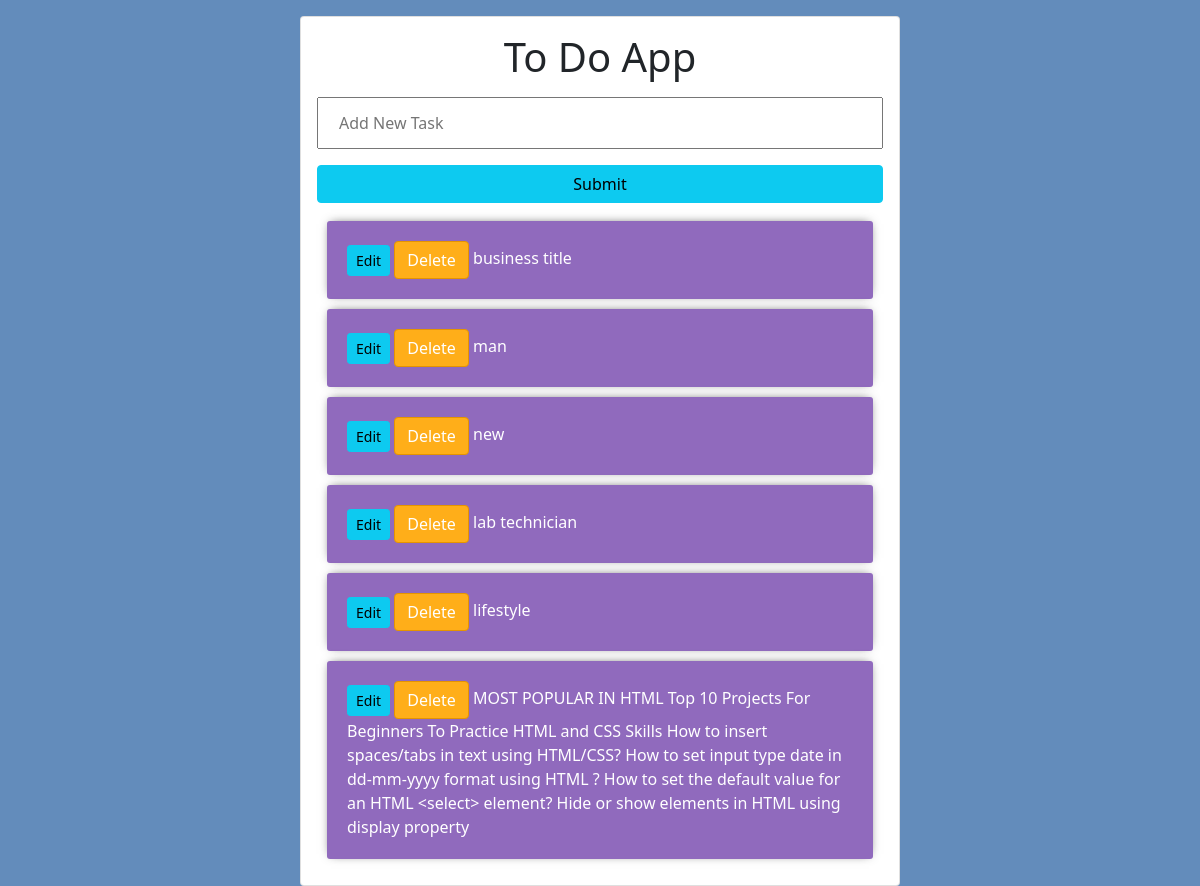
The page / on the database its author committed.
### tasks/models.py (models this page shows)
class Task(models.Model):
    title = models.CharField(max_length=500)
    complete = models.BooleanField(default=False)
    created = models.DateTimeField(auto_now_add=True)
    def __str__(self):
        return self.title

### tasks/views.py (the view)
# urls.py: path('', index,name='home'),
def index(request):
    tasks = Task.objects.all()
    form = TaskModelForm()
    if request.method == 'POST':
        form = TaskModelForm(request.POST)
        if form.is_valid():
            form.save()
        return redirect('/')
    context = {
        'tasks': tasks,
        'form' : form,
    }
    return render(request,'tasks/list.html', context)

### tasks/forms.py
class TaskModelForm(forms.ModelForm):
    title = forms.CharField(widget=forms.TextInput(attrs={'placeholder': 'Add New Task'}))
    class Meta:
        model = Task
        fields = '__all__'

### tasks/templates/tasks/list.html (shortened to what this page needs)
<!doctype html>
<html lang="en">
  <head>
    <link href="https://cdn.jsdelivr.net/npm/bootstrap@5.1.0/dist/css/bootstrap.min.css" rel="stylesheet">
  </head>
  <body>
    <div class="col-md-6" style="margin: 1rem auto 0 auto;">
      <div class="card">
        <div class="card-body">
            <h1><center>To Do App</center></h1>
        <form  method="POST" action="/"> {% csrf_token %}
            {{form.title}}
            <input class="btn btn-info" type="submit" name="create task">
        </form>
        {% for task in tasks %}
        <div class="item-row">
            <a class="btn btn-sm btn-info" href="{% url 'update' task.id %}">Edit</a>
            <a class="btn btn-danger" href="{% url 'delete' task.id %}">Delete</a>
            {% if task.complete == True %}
            <span>{{task}}</span>
            {% else %}
            <span>{{task}}</span>
            {% endif %}
        </div>
        {% endfor %}
    </div>
    </div>
    </div>
  </body>
</html>

### tasks/templates/tasks/list.html (style rules this page uses)
body { background-color:#638CBB; }
input { width: 100%; padding: 12px 20px; margin: 8px 0; box-sizing: border-box; }
.item-row { margin:10px; padding:20px; background-color: #906abd; border-radius:3px; color: #fff; font-size: 16px; box-shadow: 0px -1px 10px -4px rgba(0,0,0,0.75); }
.btn-danger { background-color: #ffae19; border-color: #e59400; }

### rows shown on the page
Task: title "business title"
Task: title "man"
Task: title "new"
Task: title "lab technician"
Task: title "lifestyle"
Task: title "MOST POPULAR IN HTML Top 10 Projects For Beginners To Practice HTML and CSS Skills How to insert spaces/tabs in text using HTML/CSS? How to set input type date in dd-mm-yyyy format using HTML ? How to set the default value for an HTML <select> element? Hide or show elements in HTML using display property"
